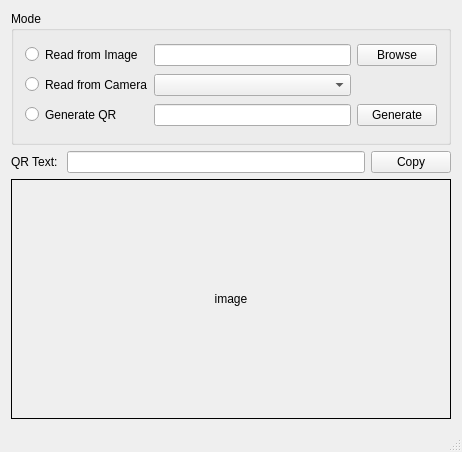
<?xml version="1.0" encoding="UTF-8"?>
<ui version="4.0">
 <class>MainWindow</class>
 <widget class="QMainWindow" name="MainWindow">
  <property name="geometry">
   <rect>
    <x>0</x>
    <y>0</y>
    <width>462</width>
    <height>452</height>
   </rect>
  </property>
  <property name="minimumSize">
   <size>
    <width>462</width>
    <height>0</height>
   </size>
  </property>
  <property name="windowTitle">
   <string>QR Reader</string>
  </property>
  <widget class="QWidget" name="centralWidget">
   <layout class="QVBoxLayout" name="verticalLayout">
    <item>
     <widget class="QGroupBox" name="modeGroupBox">
      <property name="styleSheet">
       <string notr="true">border-color: rgb(52, 101, 164);</string>
      </property>
      <property name="title">
       <string>Mode</string>
      </property>
      <property name="flat">
       <bool>false</bool>
      </property>
      <layout class="QGridLayout" name="gridLayout">
       <item row="1" column="0">
        <widget class="QRadioButton" name="readFromCameraRadioButton">
         <property name="text">
          <string>Read from Camera</string>
         </property>
        </widget>
       </item>
       <item row="2" column="0">
        <widget class="QRadioButton" name="generateQRRadioButton">
         <property name="text">
          <string>Generate QR</string>
         </property>
        </widget>
       </item>
       <item row="0" column="0">
        <widget class="QRadioButton" name="readFromImageRadioButton">
         <property name="text">
          <string>Read from Image</string>
         </property>
        </widget>
       </item>
       <item row="0" column="2">
        <widget class="QPushButton" name="inputBrowsePushButton">
         <property name="text">
          <string>Browse</string>
         </property>
        </widget>
       </item>
       <item row="1" column="1">
        <widget class="QComboBox" name="inputCamComboBox"/>
       </item>
       <item row="0" column="1">
        <widget class="QLineEdit" name="inputImageLineEdit"/>
       </item>
       <item row="2" column="1">
        <widget class="QLineEdit" name="inputTextLineEdit_2"/>
       </item>
       <item row="2" column="2">
        <widget class="QPushButton" name="generatePushButton">
         <property name="text">
          <string>Generate</string>
         </property>
        </widget>
       </item>
      </layout>
     </widget>
    </item>
    <item>
     <layout class="QHBoxLayout" name="horizontalLayout_3">
      <item>
       <widget class="QLabel" name="qrtextLabel">
        <property name="text">
         <string>QR Text: </string>
        </property>
       </widget>
      </item>
      <item>
       <widget class="QLineEdit" name="qrtextLineEdit"/>
      </item>
      <item>
       <widget class="QPushButton" name="copyPushButton">
        <property name="text">
         <string>Copy</string>
        </property>
       </widget>
      </item>
     </layout>
    </item>
    <item>
     <layout class="QHBoxLayout" name="horizontalLayout_2">
      <item>
       <widget class="QLabel" name="imageLabel">
        <property name="minimumSize">
         <size>
          <width>320</width>
          <height>240</height>
         </size>
        </property>
        <property name="frameShape">
         <enum>QFrame::Box</enum>
        </property>
        <property name="text">
         <string>image</string>
        </property>
        <property name="alignment">
         <set>Qt::AlignCenter</set>
        </property>
       </widget>
      </item>
     </layout>
    </item>
   </layout>
  </widget>
  <widget class="QStatusBar" name="statusBar"/>
 </widget>
 <layoutdefault spacing="6" margin="11"/>
 <resources/>
 <connections/>
</ui>
